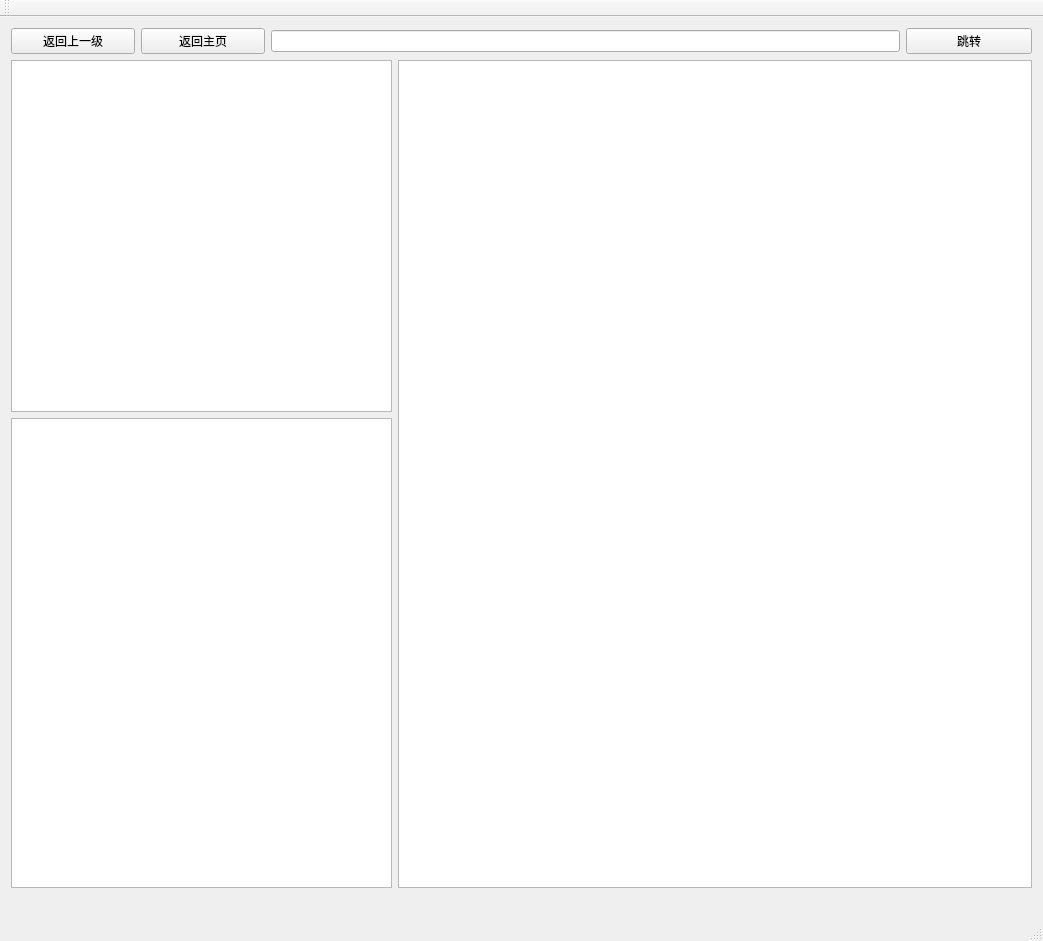
<?xml version="1.0" encoding="UTF-8"?>
<ui version="4.0">
 <class>FileSystem_QClass</class>
 <widget class="QMainWindow" name="FileSystem_QClass">
  <property name="geometry">
   <rect>
    <x>0</x>
    <y>0</y>
    <width>1043</width>
    <height>941</height>
   </rect>
  </property>
  <property name="windowTitle">
   <string>FileSystem_Q</string>
  </property>
  <widget class="QWidget" name="centralWidget">
   <layout class="QGridLayout" name="gridLayout">
    <item row="0" column="0">
     <layout class="QVBoxLayout" name="verticalLayout_2">
      <item>
       <layout class="QHBoxLayout" name="horizontalLayout_4" stretch="1,3">
        <item>
         <layout class="QHBoxLayout" name="horizontalLayout_2">
          <item>
           <widget class="QPushButton" name="pushButton">
            <property name="text">
             <string>返回上一级</string>
            </property>
           </widget>
          </item>
          <item>
           <widget class="QPushButton" name="pushButton_2">
            <property name="text">
             <string>返回主页</string>
            </property>
           </widget>
          </item>
         </layout>
        </item>
        <item>
         <layout class="QHBoxLayout" name="horizontalLayout_3" stretch="5,1">
          <item>
           <widget class="QLineEdit" name="lineEdit"/>
          </item>
          <item>
           <widget class="QPushButton" name="pushButton_3">
            <property name="text">
             <string>跳转</string>
            </property>
           </widget>
          </item>
         </layout>
        </item>
       </layout>
      </item>
      <item>
       <layout class="QHBoxLayout" name="horizontalLayout" stretch="3,5">
        <item>
         <layout class="QVBoxLayout" name="verticalLayout" stretch="3,4">
          <item>
           <widget class="QTreeView" name="treeView"/>
          </item>
          <item>
           <widget class="QTableView" name="inode_table"/>
          </item>
         </layout>
        </item>
        <item>
         <widget class="QTableView" name="tableView">
          <property name="mouseTracking">
           <bool>false</bool>
          </property>
          <property name="lineWidth">
           <number>24</number>
          </property>
          <property name="midLineWidth">
           <number>6</number>
          </property>
         </widget>
        </item>
       </layout>
      </item>
      <item>
       <widget class="QLabel" name="L_Wellcom">
        <property name="text">
         <string/>
        </property>
       </widget>
      </item>
     </layout>
    </item>
   </layout>
  </widget>
  <widget class="QMenuBar" name="menuBar">
   <property name="geometry">
    <rect>
     <x>0</x>
     <y>0</y>
     <width>1043</width>
     <height>26</height>
    </rect>
   </property>
  </widget>
  <widget class="QToolBar" name="mainToolBar">
   <attribute name="toolBarArea">
    <enum>TopToolBarArea</enum>
   </attribute>
   <attribute name="toolBarBreak">
    <bool>false</bool>
   </attribute>
  </widget>
  <widget class="QStatusBar" name="statusBar"/>
 </widget>
 <layoutdefault spacing="6" margin="11"/>
 <resources>
  <include location="FileSystem_Q.qrc"/>
 </resources>
 <connections/>
</ui>
